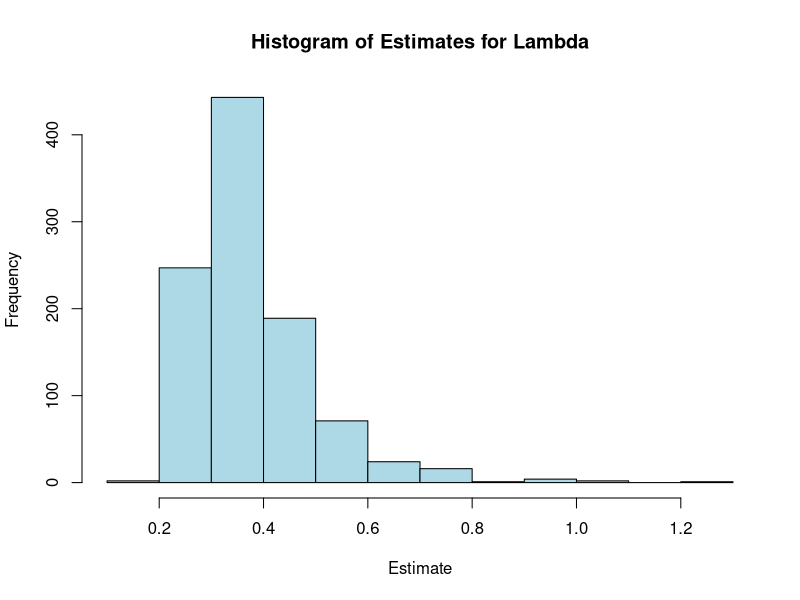
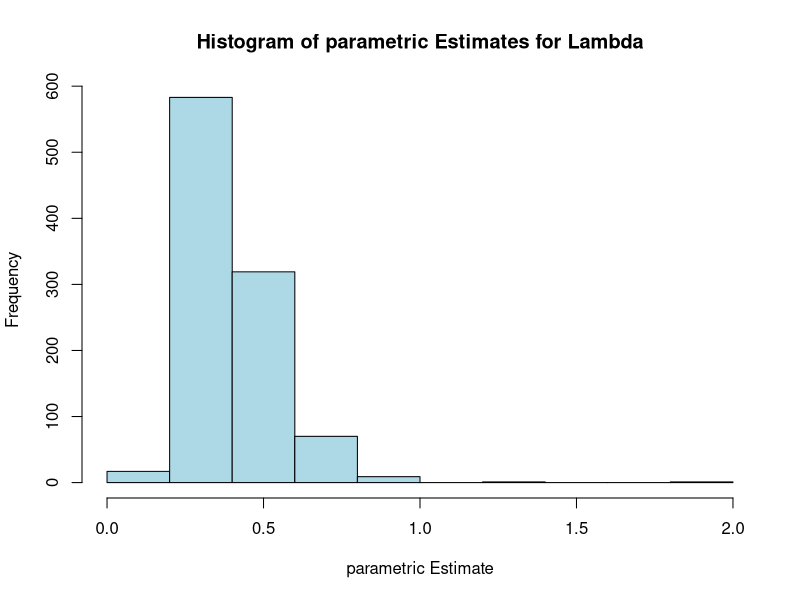

Write R code to recreate these figures, in order.
#Bootstrap Method to estimate the properties of an estimator we either the 
#assumptions or asymptotic results may not hold eg- when samples are small

# Non-parametric (full) bootstrap
sample.data <- c(0.61,6.47,2.56,5.44,2.72,0.87,2.77, 6.0, 0.14, 0.75)
sample(sample.data, replace = TRUE)

# obtain 1000 estimates of the and storing in the vector "estimate"
set.seed(47)
estimate <- rep(0,1000)
for (i in 1:1000)
{x<- sample(sample.data, replace = TRUE);
estimate[i]<- 1/mean(x);
print(paste("estimate[",i,"] = ", round(estimate[i],5)))}

#alternative method
set.seed(47)
estimate<- replicate (1000,1/mean(sample(sample.data,replace = TRUE)))
print(estimate)

# histogram of estimates
hist(estimate, 
     xlab = "Estimate",        # Label for the x-axis
     ylab = "Frequency",       # Label for the y-axis (default behavior, but good practice to specify)
     main = "Histogram of Estimates for Lambda", # A descriptive title for the plot
     col = "lightblue",        # Optional: Adds color to the bars
     border = "black"          # Optional: Adds a border to the bars
)

# mean, standard error of the estimatoe lambda cap and a 95% confidence interval for the unknown parameter
mean(estimate)
sd(estimate)
quantile(estimate,c(0.025,0.975))

# parametric bootstrap - using the exponential distribution to obtain new samples
set.seed(47)
param.estimate<-rep(0,1000)
for (i in 1:1000)
{x<-rexp(10, rate= 1/mean(sample.data));
param.estimate[i]<- 1/mean(x)
print(paste("parametric estimate[",i,"] = ", round(param.estimate[i],5)))}

# histogram of parametric estimates
hist(param.estimate, 
     xlab = "parametric Estimate",        # Label for the x-axis
     ylab = "Frequency",       # Label for the y-axis (default behavior, but good practice to specify)
     main = "Histogram of parametric Estimates for Lambda", # A descriptive title for the plot
     col = "lightblue",        # Optional: Adds color to the bars
     border = "black"          # Optional: Adds a border to the bars
)
